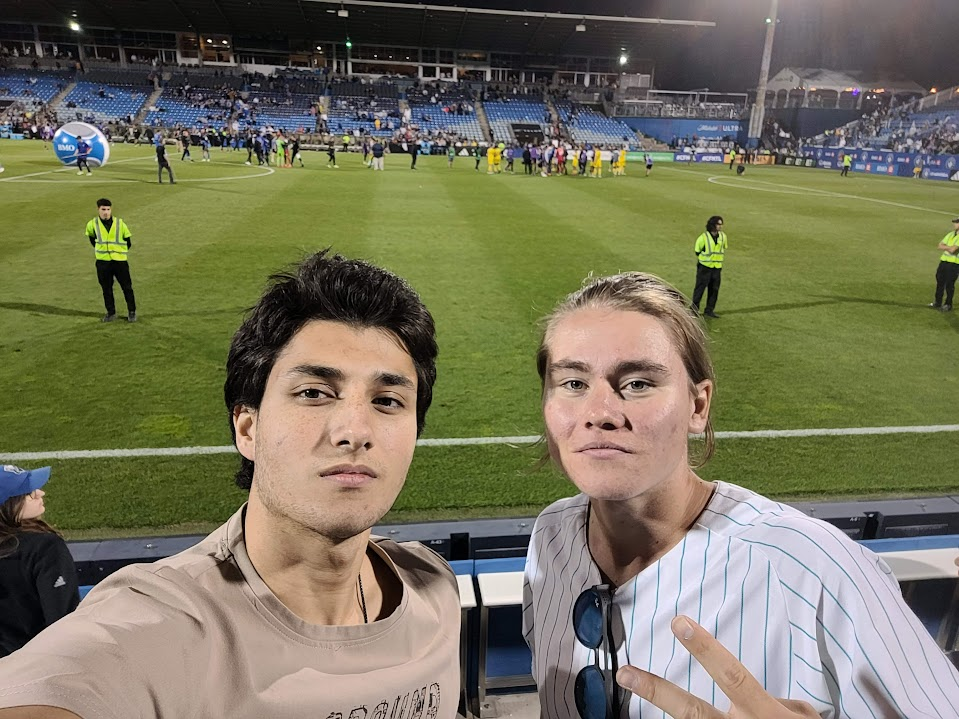
#> input picture faces.png, 959 x 719 px
$ python face-detector.py
#> lines starting #> are read from the running program, lines starting #| are printed output that depends on the picture; after the words box and inside, x2 and y2 are one past the last pixel; in counts of white or black regions, pixels touching at a corner belong together
import cv2

# Load some pre-trained data on face frontals from opencv (haar cascade algorithm)
trained_face_data = cv2.CascadeClassifier('haarcascade_frontalface_default.xml')

# Choose an image to detect faces in
img = cv2.imread('faces.png')
#> img is the input picture: shape (719, 959, 3); mean B, G, R 92.6, 116.9, 119.6

# The image is in color, but we need it in grayscale
gray_scaled_img = cv2.cvtColor(img, cv2.COLOR_BGR2GRAY)
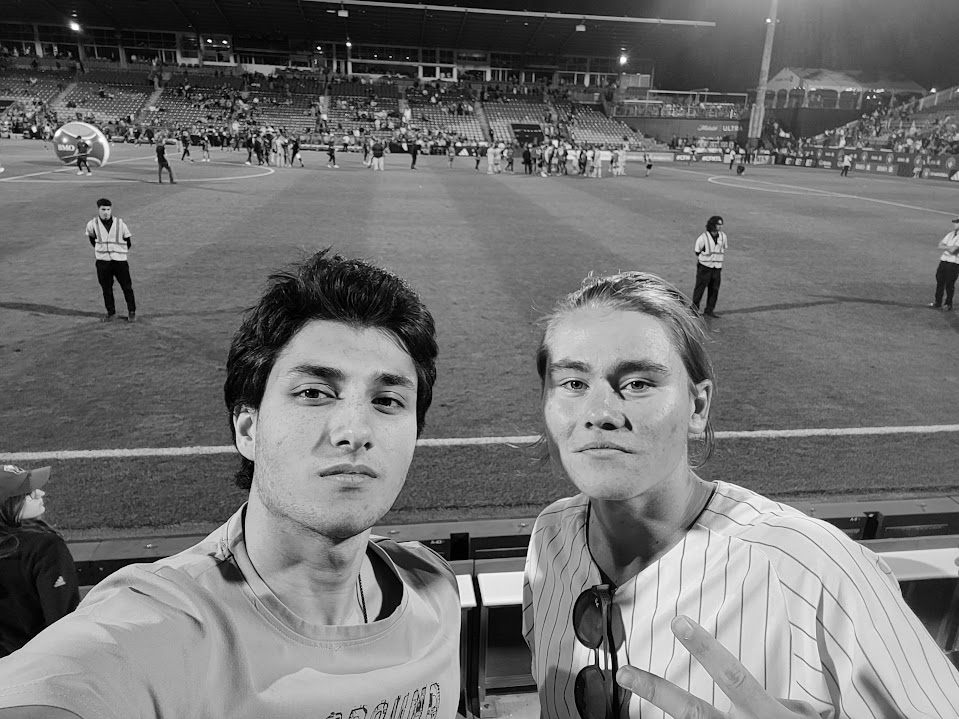
#> gray_scaled_img: shape (719, 959); min 0, max 255, mean 114.9

# Detect faces
face_coordinates = trained_face_data.detectMultiScale(gray_scaled_img)
#> face_coordinates = [[516, 310, 178, 178], [241, 309, 217, 217]]

# Draw rectangles around the faces
for face_coordinate in face_coordinates:
    (x, y, w, h) = face_coordinate
    cv2.rectangle(img, (x, y), (x + w, y + h), (0, 255, 0), 2)
#> this loop made 2 passes
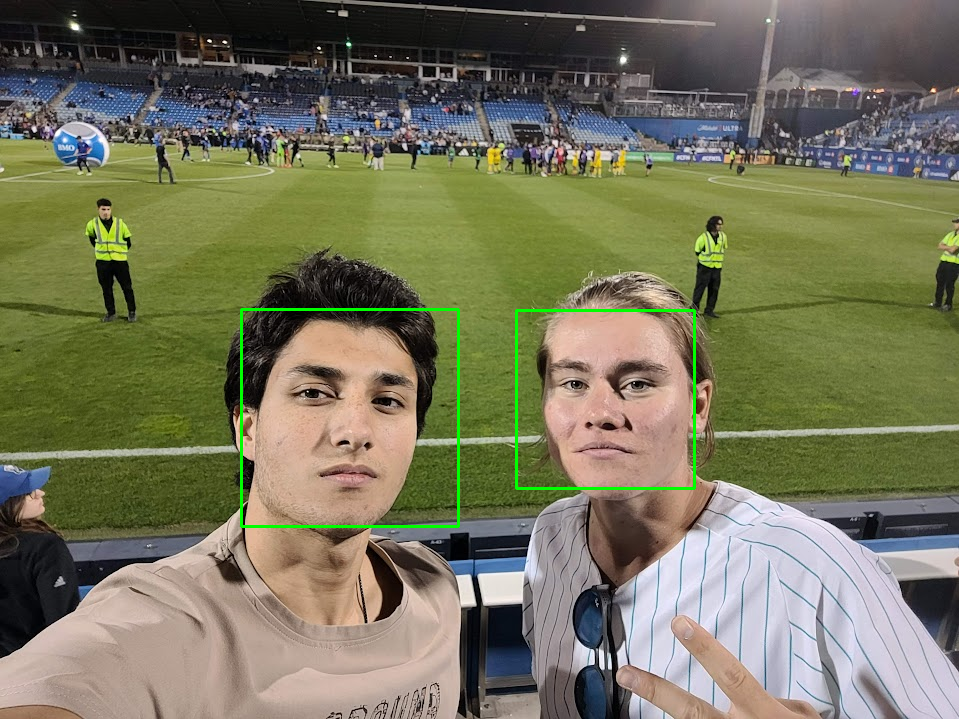
#> img: shape (719, 959, 3); 0.69% of pixels changed, all inside (x1, y1, x2, y2) = (240, 308, 696, 528)

# Display the image with the faces spotted
cv2.imshow('Face Detector', img)
cv2.waitKey()
